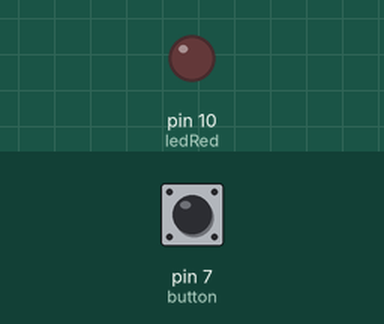
Simulated run of this sketch. Board: Arduino Uno, built with avr-gcc and run on an emulated ATmega328P. On the bench: output pins drawn as LEDs (lit = HIGH). Inputs (shaded band) come from the test bench; at power-on: pin 7 (button) LOW.

Above: at 1.2 s.
1.3 s: pin 7 (button) pulled HIGH for 0.15 s
At 1.37 s:
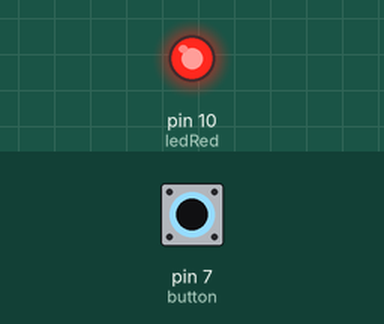
2.9 s: pin 7 (button) pulled HIGH for 3.2 s
At 7.1 s:
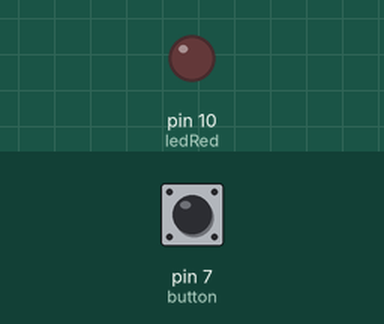
Timing chart, 0 to 8.6 s (numbered marks = the images above; inputs shaded):
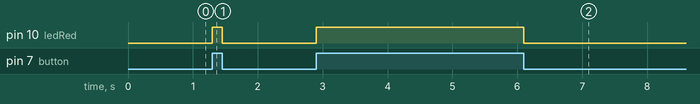

Measured:
- after the input at 1.3 s, pin 10 (ledRed): LOW → HIGH at once, → LOW 0.15 s later
- after the input at 2.9 s, pin 10 (ledRed): LOW → HIGH at once, → LOW 3.2 s later

The sketch:

desafio_push_button_basico.ino
```cpp
int ledRed = 10;
int button = 7;
int buttonState = 0;

void setup() {
  pinMode(ledRed, OUTPUT);
  pinMode(button, INPUT);
}

void loop() {
  buttonState = digitalRead(button);
  if(buttonState == HIGH){
    digitalWrite(ledRed, HIGH);
  }else{
    digitalWrite(ledRed, LOW);
  }
}
```
